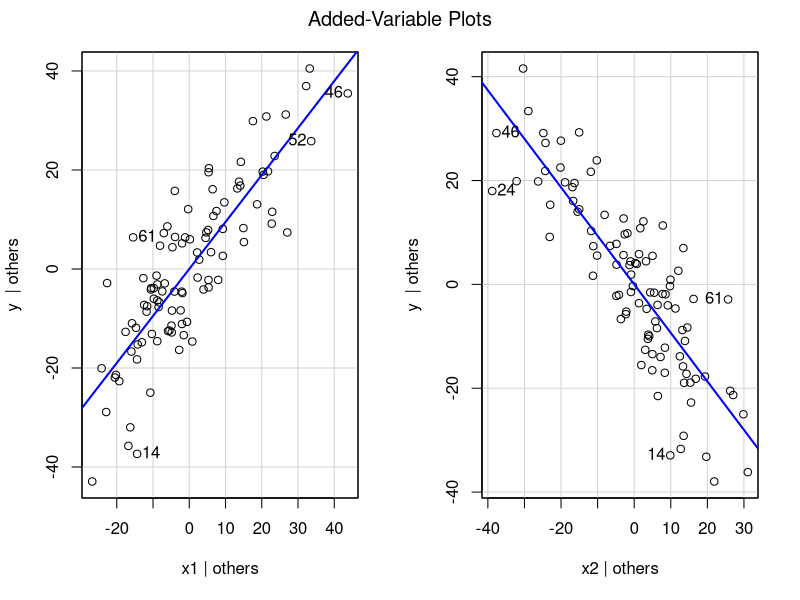
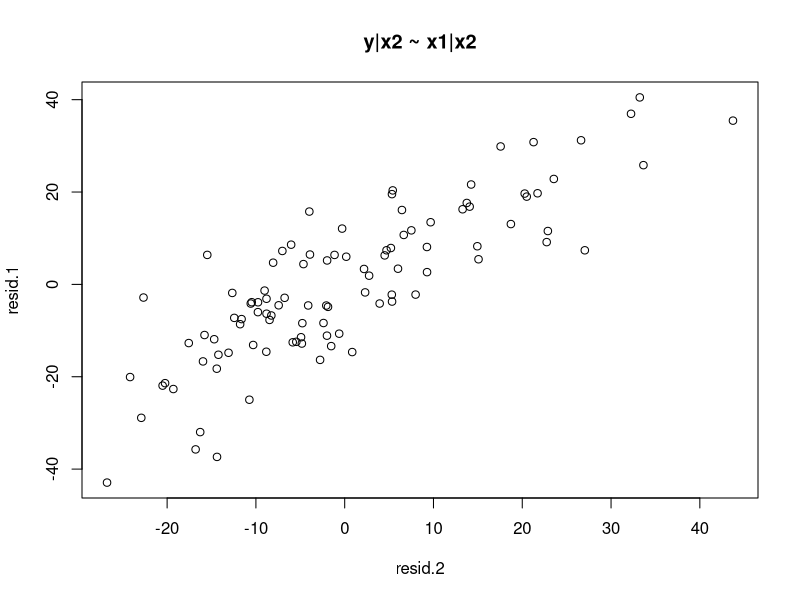
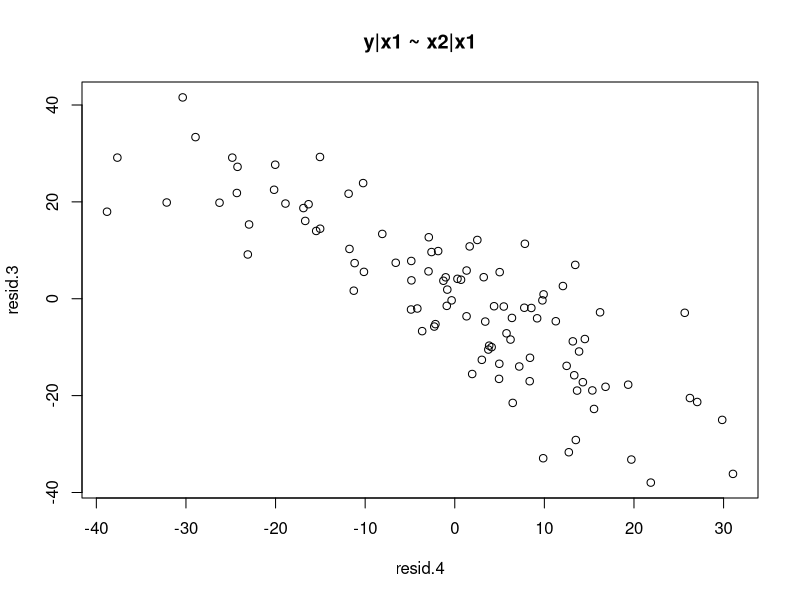

These charts were generated, in order, by the following R code:
## ---- chunk 1
set.seed(1)
x <- runif(100, 0, 100)
set.seed(2)
x1 <- x + rnorm(100, sd=10) 
set.seed(3)
x2 <- 1 * x + rnorm(100, sd=10) # x2 is postively correlated with x1, with noise
cor.test(x1, x2)
## ---- chunk 2
p1 <- 1 # positive effect of x1
p2 <- -1 # neg. effect of x2
set.seed(1)
y <- p1*x1 + p2*x2 + rnorm(100, sd=10) # independent effects of x1 and x2, plus noise)
cor(cbind(x,x1,x2,y))
## ---- chunk 3
summary(lm(y ~ x1 +x2))
summary(lm(y~x1))
summary(lm(y~x2))
## ---- chunk 4
# y, given x2
mod1 <- lm(y ~ x2 )
resid.1 <- resid(mod1)

# x1, given x2
mod2 <- lm(x1 ~ x2)
resid.2 <- resid(mod2)


# y, given x1
mod3 <- lm(y ~ x1 )
resid.3 <- resid(mod3)

# x2, given x1
mod4 <- lm(x2 ~ x1)
resid.4 <- resid(mod4)
## ---- chunk 5
library(car)
avPlots(lm(y~x1+x2))
plot(resid.2, resid.1, main='y|x2 ~ x1|x2')
plot(resid.4, resid.3, main='y|x1 ~ x2|x1')

